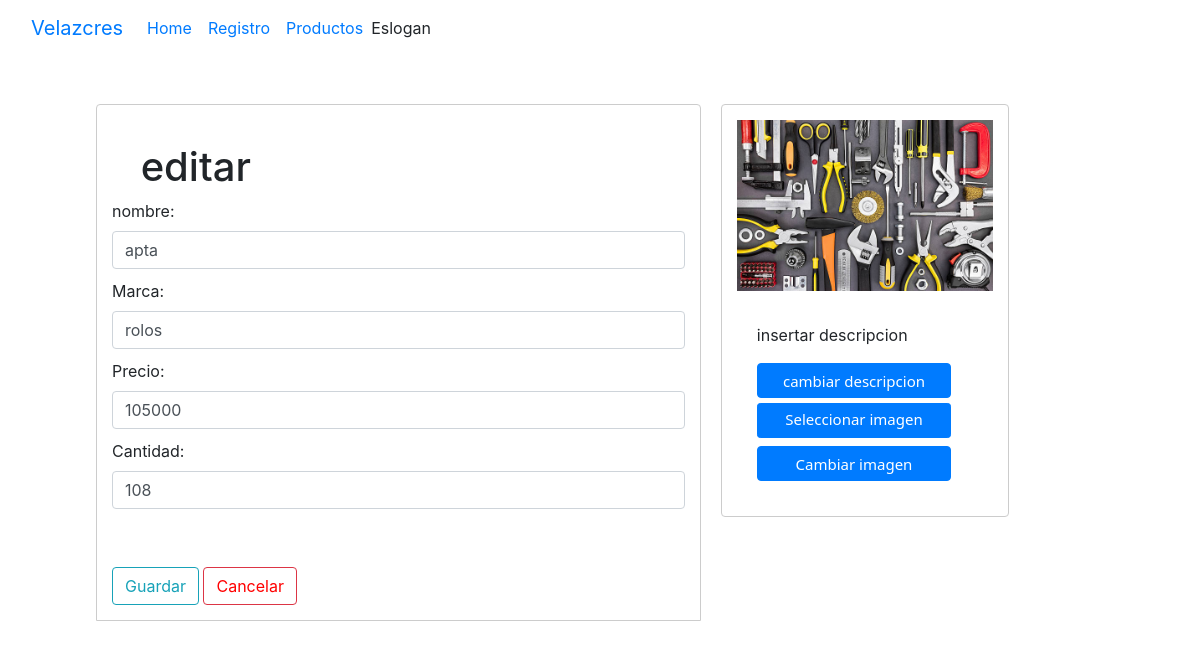
The page /producto/2 on the database its author committed.
### tables this page shows
CREATE TABLE "productos" (
	"id"	INTEGER,
	"nombre"	TEXT,
	"marca"	TEXT,
	"moneda"	TEXT,
	"precio"	NUMERIC,
	"cantidad"	INTEGER,
	"precioporunidad"	NUMERIC,
	"tasapago"	NUMERIC,
	"precioD"	NUMERIC,
	"precio_venta"	NUMERIC,
	"ganancia_estimadaD"	NUMERIC,
	"ganancia_estimadaBs"	NUMERIC,
	"descripcion"	TEXT,
	PRIMARY KEY("id" AUTOINCREMENT)
);

### conect.py (the view)
@app.route('/producto/<int:producto_id>')
def editar_producto(producto_id):
    with sqlite3.connect(DB_PATH) as conn:
        conn.row_factory = sqlite3.Row
        cursor = conn.cursor()
        cursor = conn.execute('SELECT * FROM productos WHERE id = ?', (producto_id,))
        producto = cursor.fetchone()
    if producto is None:
        return "Producto no encontrado", 404
    return render_template('editar.html', producto=producto)

### templates/editar.html (shortened to what this page needs)
<!DOCTYPE html>
<html lang="en">
<head>
    <link rel="stylesheet" href="https://cdn.jsdelivr.net/npm/bootstrap@4.4.1/dist/css/bootstrap.min.css">
    <link rel="stylesheet" href="{{ url_for('static', filename='css/style.css') }}">
</head>
<body>
<header>
        <nav class="navbar navbar-expand-lg bg-body-tertiary">
  <div class="container-fluid">
    <a class="navbar-brand" href="#">Velazcres</a>
    <div class="collapse navbar-collapse" id="navbarText">
      <ul class="navbar-nav me-auto mb-2 mb-lg-0">
        <li class="nav-item">
          <a class="nav-link active" aria-current="page" href="{{ url_for('listado') }}">Home</a>
        </li>
        <li class="nav-item">
          <a class="nav-link" href="{{ url_for('cotizacion_int') }}">Registro</a>
        </li>
        <li class="nav-item">
          <a class="nav-link" href="{{ url_for('mostrador') }}">Productos</a>
        </li>
      </ul>
      <span class="navbar-text">
        Eslogan
      </span>
    </div>
  </div>
</nav>
</header>
<div  class="contenedor-formularios">
    <div class="form-group rounded-top">
      <div>
    <h1>editar</h1>
    <form method="POST" action="{{ url_for('actualizar_producto', producto_id=producto['id'])}}">
        <label for="">nombre:</label><br>
        <input type="text" class="form-control" name="nombre" id="nombre"  value="{{producto['nombre']}}" required>
        <label for="">Marca:</label><br>
        <input type="text" class="form-control" name="marca" id="marca" value="{{producto['marca']}}">
        <label for="">Precio:</label><br>
        <input type="text" class="form-control" name="precio" id="precio" step="0.01" value="{{producto['precio']}}" required>
        <label for="">Cantidad:</label><br>
        <input type="number" class="form-control" name="cantidad" id="cantidad" value="{{producto['cantidad']}}"> <br><br>
      </div>
      <button class="btn btn-outline-info" type="submit">Guardar</button>
        <button class="btn btn-outline-danger " ><a class="text-decoration-none boton-cancelar-editar" style="color: red;" href="{{ url_for('mostrador') }}">Cancelar</a></button>
    </div>
        <div class="card form-group" style="width: 18rem; height: 55%;">
            <img class="editar-img" src="{{ url_for('static', filename='img/productos/' + producto['id']|string + '.jpg') }}" class="card-img-top" alt="...">
         <div class="card-body">
            <p class="card-text">insertar descripcion</p>
            <a href="#" class="btn btn-primary buttons-card-editar">cambiar descripcion</a>
            <form method="POST" action="{{ url_for('subir_imagen', producto_id=producto['id']) }}" enctype="multipart/form-data">
            <label for="imagen" class="btn btn-primary btn-sm btn-block mb-2 buttons-card-editar"> Seleccionar imagen</label>
            <button type="submit" class="btn btn-primary buttons-card-editar">Cambiar imagen</button>
</form>
         </div>
        </div>
</div>
</body>
</html>

### static/css/style.css (style rules this page uses)
.contenedor-formularios { display: flex; gap: 20px; align-items: stretch; margin-left: 8%; margin-right: 8%; margin-top: 4%; margin-bottom: 4%; }
.form-group { border: 1px solid #ccc; padding: 15px; box-sizing: border-box; }
.form-group:first-child { width: 60%; }
.form-group:last-child { width: 40%; }
.form-control { width: 100%; margin-bottom: 10px; }

### static/css/mostrador.css (style rules this page uses)
h1 { margin-left: 5%; margin-top: 4%; }

### static/css/editar.css (style rules this page uses)
.editar-img { max-width: 350px; max-height: 400px; }
input[type="number"] { -moz-appearance: textfield; }
.boton-cancelar-editar { color: red; }
.buttons-card-editar { width: 90%; margin-top: 5px; display: flex; justify-content: center; font-family: system-ui, -apple-system, BlinkMacSystemFont, 'Segoe UI', Roboto, Oxygen, Ubuntu, Cantarell, 'Open Sans', 'Helvetica Neue', sans-serif; font-size: 15px; height: 35px; }

### rows shown on the page
productos: nombre "apta", marca "rolos", precio "105000", cantidad "108"
